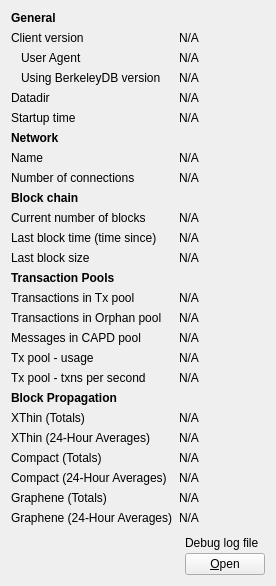
     <widget class="QWidget" name="tab_info">
      <attribute name="title">
       <string>&amp;Information</string>
      </attribute>
      <layout class="QGridLayout" name="gridLayout" columnstretch="0,3,0">
       <item row="2" column="0">
        <widget class="QLabel" name="label_6">
         <property name="text">
          <string>Client version</string>
         </property>
        </widget>
       </item>
       <item row="3" column="0">
        <widget class="QLabel" name="labelClientUserAgent">
         <property name="text">
          <string>User Agent</string>
         </property>
         <property name="indent">
          <number>10</number>
         </property>
        </widget>
       </item>
       <item row="4" column="0">
        <widget class="QLabel" name="label_berkeleyDBVersion">
         <property name="text">
          <string>Using BerkeleyDB version</string>
         </property>
         <property name="indent">
          <number>10</number>
         </property>
        </widget>
       </item>
       <item row="5" column="0">
        <widget class="QLabel" name="label_12">
         <property name="text">
          <string>Datadir</string>
         </property>
        </widget>
       </item>
       <item row="6" column="0">
        <widget class="QLabel" name="label_13">
         <property name="text">
          <string>Startup time</string>
         </property>
        </widget>
       </item>
       <item row="8" column="0">
        <widget class="QLabel" name="label_8">
         <property name="text">
          <string>Name</string>
         </property>
        </widget>
       </item>
       <item row="9" column="0">
        <widget class="QLabel" name="label_7">
         <property name="text">
          <string>Number of connections</string>
         </property>
        </widget>
       </item>
       <item row="11" column="0">
        <widget class="QLabel" name="label_3">
         <property name="text">
          <string>Current number of blocks</string>
         </property>
        </widget>
       </item>
       <item row="12" column="0">
        <widget class="QLabel" name="labelLastBlockTime">
         <property name="text">
          <string>Last block time (time since)</string>
         </property>
        </widget>
       </item>
       <item row="13" column="0">
        <widget class="QLabel" name="labelLastBlockSize">
         <property name="text">
          <string>Last block size</string>
         </property>
        </widget>
       </item>
       <item row="15" column="0">
        <widget class="QLabel" name="labelNumberOfTransactions">
         <property name="text">
          <string>Transactions in Tx pool</string>
         </property>
        </widget>
       </item>
       <item row="16" column="0">
        <widget class="QLabel" name="labelNumberOfOrphanTransactions">
         <property name="text">
          <string>Transactions in Orphan pool</string>
         </property>
        </widget>
       </item>
       <item row="17" column="0">
        <widget class="QLabel" name="labelMessagesInCapdPool">
         <property name="text">
          <string>Messages in CAPD pool</string>
         </property>
        </widget>
       </item>
       <item row="18" column="0">
        <widget class="QLabel" name="labelMemoryUsage">
         <property name="text">
          <string>Tx pool - usage</string>
         </property>
        </widget>
       </item>
       <item row="19" column="0">
        <widget class="QLabel" name="labelTransactionsPerSecond">
         <property name="text">
          <string>Tx pool - txns per second</string>
         </property>
        </widget>
       </item>
       <item row="21" column="0">
        <widget class="QLabel" name="labelXThinTotals">
         <property name="text">
          <string>XThin (Totals)</string>
         </property>
        </widget>
       </item>
       <item row="22" column="0">
        <widget class="QLabel" name="labelXThin24hAverages">
         <property name="text">
          <string>XThin (24-Hour Averages)</string>
         </property>
        </widget>
       </item>
       <item row="23" column="0">
        <widget class="QLabel" name="labelCompactTotals">
         <property name="text">
          <string>Compact (Totals)</string>
         </property>
        </widget>
       </item>
       <item row="24" column="0">
        <widget class="QLabel" name="labelCompact24hAverages">
         <property name="text">
          <string>Compact (24-Hour Averages)</string>
         </property>
        </widget>
       </item>
       <item row="25" column="0">
        <widget class="QLabel" name="labelGrapheneTotals">
         <property name="text">
          <string>Graphene (Totals)</string>
         </property>
        </widget>
       </item>
       <item row="26" column="0">
        <widget class="QLabel" name="labelGraphene24hAverages">
         <property name="text">
          <string>Graphene (24-Hour Averages)</string>
         </property>
        </widget>
       </item>
       <item row="27" column="2">
        <layout class="QVBoxLayout" name="verticalLayoutDebugButton">
         <property name="spacing">
          <number>3</number>
         </property>
         <item>
          <spacer name="verticalSpacer_2">
           <property name="orientation">
            <enum>Qt::Vertical</enum>
           </property>
           <property name="sizeHint" stdset="0">
            <size>
             <width>10</width>
             <height>5</height>
            </size>
           </property>
          </spacer>
         </item>
         <item>
          <widget class="QLabel" name="labelDebugLogfile">
           <property name="text">
            <string>Debug log file</string>
           </property>
          </widget>
         </item>
         <item>
          <widget class="QPushButton" name="openDebugLogfileButton">
           <property name="toolTip">
            <string>Open the %1 debug log file from the current data directory. This can take a few seconds for large log files.</string>
           </property>
           <property name="text">
            <string>&amp;Open</string>
           </property>
           <property name="autoDefault">
            <bool>false</bool>
           </property>
          </widget>
         </item>
        </layout>
       </item>
       <item row="27" column="0" colspan="2">
        <spacer name="verticalSpacer">
         <property name="orientation">
          <enum>Qt::Vertical</enum>
         </property>
         <property name="sizeHint" stdset="0">
          <size>
           <width>20</width>
           <height>40</height>
          </size>
         </property>
        </spacer>
       </item>
       <item row="26" column="1" colspan="2">
        <widget class="QLabel" name="blocksGraphene24hAverages">
         <property name="cursor">
          <cursorShape>IBeamCursor</cursorShape>
         </property>
         <property name="text">
          <string>N/A</string>
         </property>
         <property name="textFormat">
          <enum>Qt::PlainText</enum>
         </property>
         <property name="textInteractionFlags">
          <set>Qt::LinksAccessibleByMouse|Qt::TextSelectableByKeyboard|Qt::TextSelectableByMouse</set>
         </property>
        </widget>
       </item>
       <item row="25" column="1" colspan="2">
        <widget class="QLabel" name="blocksGrapheneTotals">
         <property name="cursor">
          <cursorShape>IBeamCursor</cursorShape>
         </property>
         <property name="text">
          <string>N/A</string>
         </property>
         <property name="textFormat">
          <enum>Qt::PlainText</enum>
         </property>
         <property name="textInteractionFlags">
          <set>Qt::LinksAccessibleByMouse|Qt::TextSelectableByKeyboard|Qt::TextSelectableByMouse</set>
         </property>
        </widget>
       </item>
       <item row="24" column="1" colspan="2">
        <widget class="QLabel" name="blocksCompact24hAverages">
         <property name="cursor">
          <cursorShape>IBeamCursor</cursorShape>
         </property>
         <property name="text">
          <string>N/A</string>
         </property>
         <property name="textFormat">
          <enum>Qt::PlainText</enum>
         </property>
         <property name="textInteractionFlags">
          <set>Qt::LinksAccessibleByMouse|Qt::TextSelectableByKeyboard|Qt::TextSelectableByMouse</set>
         </property>
        </widget>
       </item>
       <item row="23" column="1" colspan="2">
        <widget class="QLabel" name="blocksCompactTotals">
         <property name="cursor">
          <cursorShape>IBeamCursor</cursorShape>
         </property>
         <property name="text">
          <string>N/A</string>
         </property>
         <property name="textFormat">
          <enum>Qt::PlainText</enum>
         </property>
         <property name="textInteractionFlags">
          <set>Qt::LinksAccessibleByMouse|Qt::TextSelectableByKeyboard|Qt::TextSelectableByMouse</set>
         </property>
        </widget>
       </item>
       <item row="22" column="1" colspan="2">
        <widget class="QLabel" name="blocksXThin24hAverages">
         <property name="cursor">
          <cursorShape>IBeamCursor</cursorShape>
         </property>
         <property name="text">
          <string>N/A</string>
         </property>
         <property name="textFormat">
          <enum>Qt::PlainText</enum>
         </property>
         <property name="textInteractionFlags">
          <set>Qt::LinksAccessibleByMouse|Qt::TextSelectableByKeyboard|Qt::TextSelectableByMouse</set>
         </property>
        </widget>
       </item>
       <item row="21" column="1" colspan="2">
        <widget class="QLabel" name="blocksXThinTotals">
         <property name="cursor">
          <cursorShape>IBeamCursor</cursorShape>
         </property>
         <property name="text">
          <string>N/A</string>
         </property>
         <property name="textFormat">
          <enum>Qt::PlainText</enum>
         </property>
         <property name="textInteractionFlags">
          <set>Qt::LinksAccessibleByMouse|Qt::TextSelectableByKeyboard|Qt::TextSelectableByMouse</set>
         </property>
        </widget>
       </item>
       <item row="20" column="0" colspan="3">
        <widget class="QLabel" name="labelStatsTitle">
         <property name="font">
          <font>
           <weight>75</weight>
           <bold>true</bold>
          </font>
         </property>
         <property name="text">
          <string>Block Propagation</string>
         </property>
        </widget>
       </item>
       <item row="19" column="1" colspan="2">
        <widget class="QLabel" name="transactionsPerSecond">
         <property name="cursor">
          <cursorShape>IBeamCursor</cursorShape>
         </property>
         <property name="text">
          <string>N/A</string>
         </property>
         <property name="textFormat">
          <enum>Qt::PlainText</enum>
         </property>
         <property name="textInteractionFlags">
          <set>Qt::LinksAccessibleByMouse|Qt::TextSelectableByKeyboard|Qt::TextSelectableByMouse</set>
         </property>
        </widget>
       </item>
       <item row="18" column="1" colspan="2">
        <widget class="QLabel" name="mempoolSize">
         <property name="cursor">
          <cursorShape>IBeamCursor</cursorShape>
         </property>
         <property name="text">
          <string>N/A</string>
         </property>
         <property name="textFormat">
          <enum>Qt::PlainText</enum>
         </property>
         <property name="textInteractionFlags">
          <set>Qt::LinksAccessibleByMouse|Qt::TextSelectableByKeyboard|Qt::TextSelectableByMouse</set>
         </property>
        </widget>
       </item>
       <item row="17" column="1" colspan="2">
        <widget class="QLabel" name="messagesInCapdPool">
         <property name="cursor">
          <cursorShape>IBeamCursor</cursorShape>
         </property>
         <property name="text">
          <string>N/A</string>
         </property>
         <property name="textFormat">
          <enum>Qt::PlainText</enum>
         </property>
         <property name="textInteractionFlags">
          <set>Qt::LinksAccessibleByMouse|Qt::TextSelectableByKeyboard|Qt::TextSelectableByMouse</set>
         </property>
        </widget>
       </item>

       <item row="16" column="1" colspan="2">
        <widget class="QLabel" name="orphanPoolNumberTxs">
         <property name="cursor">
          <cursorShape>IBeamCursor</cursorShape>
         </property>
         <property name="text">
          <string>N/A</string>
         </property>
         <property name="textFormat">
          <enum>Qt::PlainText</enum>
         </property>
         <property name="textInteractionFlags">
          <set>Qt::LinksAccessibleByMouse|Qt::TextSelectableByKeyboard|Qt::TextSelectableByMouse</set>
         </property>
        </widget>
       </item>
       <item row="15" column="1" colspan="2">
        <widget class="QLabel" name="mempoolNumberTxs">
         <property name="cursor">
          <cursorShape>IBeamCursor</cursorShape>
         </property>
         <property name="text">
          <string>N/A</string>
         </property>
         <property name="textFormat">
          <enum>Qt::PlainText</enum>
         </property>
         <property name="textInteractionFlags">
          <set>Qt::LinksAccessibleByMouse|Qt::TextSelectableByKeyboard|Qt::TextSelectableByMouse</set>
         </property>
        </widget>
       </item>
       <item row="14" column="0" colspan="3">
        <widget class="QLabel" name="labelMempoolTitle">
         <property name="font">
          <font>
           <weight>75</weight>
           <bold>true</bold>
          </font>
         </property>
         <property name="text">
          <string>Transaction Pools</string>
         </property>
        </widget>
       </item>
       <item row="13" column="1" colspan="2">
        <widget class="QLabel" name="lastBlockSize">
         <property name="cursor">
          <cursorShape>IBeamCursor</cursorShape>
         </property>
         <property name="text">
          <string>N/A</string>
         </property>
         <property name="textFormat">
          <enum>Qt::PlainText</enum>
         </property>
         <property name="textInteractionFlags">
          <set>Qt::LinksAccessibleByMouse|Qt::TextSelectableByKeyboard|Qt::TextSelectableByMouse</set>
         </property>
        </widget>
       </item>
       <item row="12" column="1" colspan="2">
        <widget class="QLabel" name="lastBlockTime">
         <property name="cursor">
          <cursorShape>IBeamCursor</cursorShape>
         </property>
         <property name="text">
          <string>N/A</string>
         </property>
         <property name="textFormat">
          <enum>Qt::PlainText</enum>
         </property>
         <property name="textInteractionFlags">
          <set>Qt::LinksAccessibleByMouse|Qt::TextSelectableByKeyboard|Qt::TextSelectableByMouse</set>
         </property>
        </widget>
       </item>
       <item row="11" column="1" colspan="2">
        <widget class="QLabel" name="numberOfBlocks">
         <property name="cursor">
          <cursorShape>IBeamCursor</cursorShape>
         </property>
         <property name="text">
          <string>N/A</string>
         </property>
         <property name="textFormat">
          <enum>Qt::PlainText</enum>
         </property>
         <property name="textInteractionFlags">
          <set>Qt::LinksAccessibleByMouse|Qt::TextSelectableByKeyboard|Qt::TextSelectableByMouse</set>
         </property>
        </widget>
       </item>
       <item row="10" column="0" colspan="3">
        <widget class="QLabel" name="label_10">
         <property name="font">
          <font>
           <weight>75</weight>
           <bold>true</bold>
          </font>
         </property>
         <property name="text">
          <string>Block chain</string>
         </property>
        </widget>
       </item>
       <item row="9" column="1" colspan="2">
        <widget class="QLabel" name="numberOfConnections">
         <property name="cursor">
          <cursorShape>IBeamCursor</cursorShape>
         </property>
         <property name="text">
          <string>N/A</string>
         </property>
         <property name="textFormat">
          <enum>Qt::PlainText</enum>
         </property>
         <property name="textInteractionFlags">
          <set>Qt::LinksAccessibleByMouse|Qt::TextSelectableByKeyboard|Qt::TextSelectableByMouse</set>
         </property>
        </widget>
       </item>
       <item row="8" column="1" colspan="2">
        <widget class="QLabel" name="networkName">
         <property name="cursor">
          <cursorShape>IBeamCursor</cursorShape>
         </property>
         <property name="text">
          <string>N/A</string>
         </property>
         <property name="textFormat">
          <enum>Qt::PlainText</enum>
         </property>
         <property name="textInteractionFlags">
          <set>Qt::LinksAccessibleByMouse|Qt::TextSelectableByKeyboard|Qt::TextSelectableByMouse</set>
         </property>
        </widget>
       </item>
       <item row="7" column="0" colspan="3">
        <widget class="QLabel" name="labelNetwork">
         <property name="font">
          <font>
           <weight>75</weight>
           <bold>true</bold>
          </font>
         </property>
         <property name="text">
          <string>Network</string>
         </property>
        </widget>
       </item>
       <item row="6" column="1" colspan="2">
        <widget class="QLabel" name="startupTime">
         <property name="cursor">
          <cursorShape>IBeamCursor</cursorShape>
         </property>
         <property name="text">
          <string>N/A</string>
         </property>
         <property name="textFormat">
          <enum>Qt::PlainText</enum>
         </property>
         <property name="textInteractionFlags">
          <set>Qt::LinksAccessibleByMouse|Qt::TextSelectableByKeyboard|Qt::TextSelectableByMouse</set>
         </property>
        </widget>
       </item>
       <item row="5" column="1" colspan="2">
        <widget class="QLabel" name="dataDir">
         <property name="cursor">
          <cursorShape>IBeamCursor</cursorShape>
         </property>
         <property name="text">
          <string>N/A</string>
         </property>
         <property name="textFormat">
          <enum>Qt::PlainText</enum>
         </property>
         <property name="wordWrap">
          <bool>true</bool>
         </property>
         <property name="textInteractionFlags">
          <set>Qt::LinksAccessibleByMouse|Qt::TextSelectableByKeyboard|Qt::TextSelectableByMouse</set>
         </property>
        </widget>
       </item>
       <item row="4" column="1" colspan="2">
        <widget class="QLabel" name="berkeleyDBVersion">
         <property name="cursor">
          <cursorShape>IBeamCursor</cursorShape>
         </property>
         <property name="text">
          <string>N/A</string>
         </property>
         <property name="textFormat">
          <enum>Qt::PlainText</enum>
         </property>
         <property name="textInteractionFlags">
          <set>Qt::LinksAccessibleByMouse|Qt::TextSelectableByKeyboard|Qt::TextSelectableByMouse</set>
         </property>
        </widget>
       </item>
       <item row="3" column="1" colspan="2">
        <widget class="QLabel" name="clientUserAgent">
         <property name="cursor">
          <cursorShape>IBeamCursor</cursorShape>
         </property>
         <property name="text">
          <string>N/A</string>
         </property>
         <property name="textFormat">
          <enum>Qt::PlainText</enum>
         </property>
         <property name="textInteractionFlags">
          <set>Qt::LinksAccessibleByMouse|Qt::TextSelectableByKeyboard|Qt::TextSelectableByMouse</set>
         </property>
        </widget>
       </item>
       <item row="2" column="1" colspan="2">
        <widget class="QLabel" name="clientVersion">
         <property name="cursor">
          <cursorShape>IBeamCursor</cursorShape>
         </property>
         <property name="text">
          <string>N/A</string>
         </property>
         <property name="textFormat">
          <enum>Qt::PlainText</enum>
         </property>
         <property name="textInteractionFlags">
          <set>Qt::LinksAccessibleByMouse|Qt::TextSelectableByKeyboard|Qt::TextSelectableByMouse</set>
         </property>
        </widget>
       </item>
       <item row="0" column="0" colspan="3">
        <widget class="QLabel" name="label_9">
         <property name="font">
          <font>
           <weight>75</weight>
           <bold>true</bold>
          </font>
         </property>
         <property name="text">
          <string>General</string>
         </property>
        </widget>
       </item>
      </layout>
     </widget>
